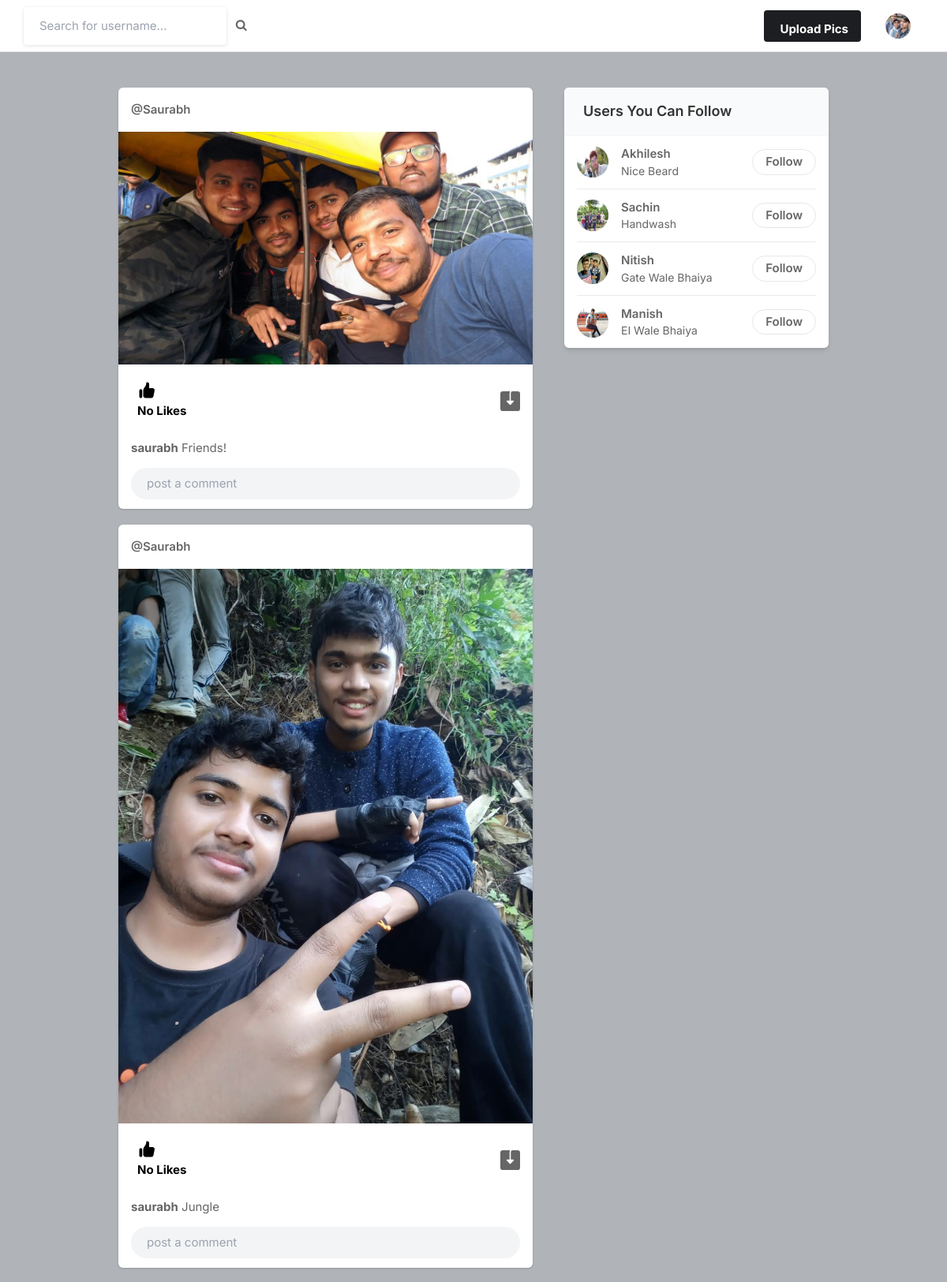
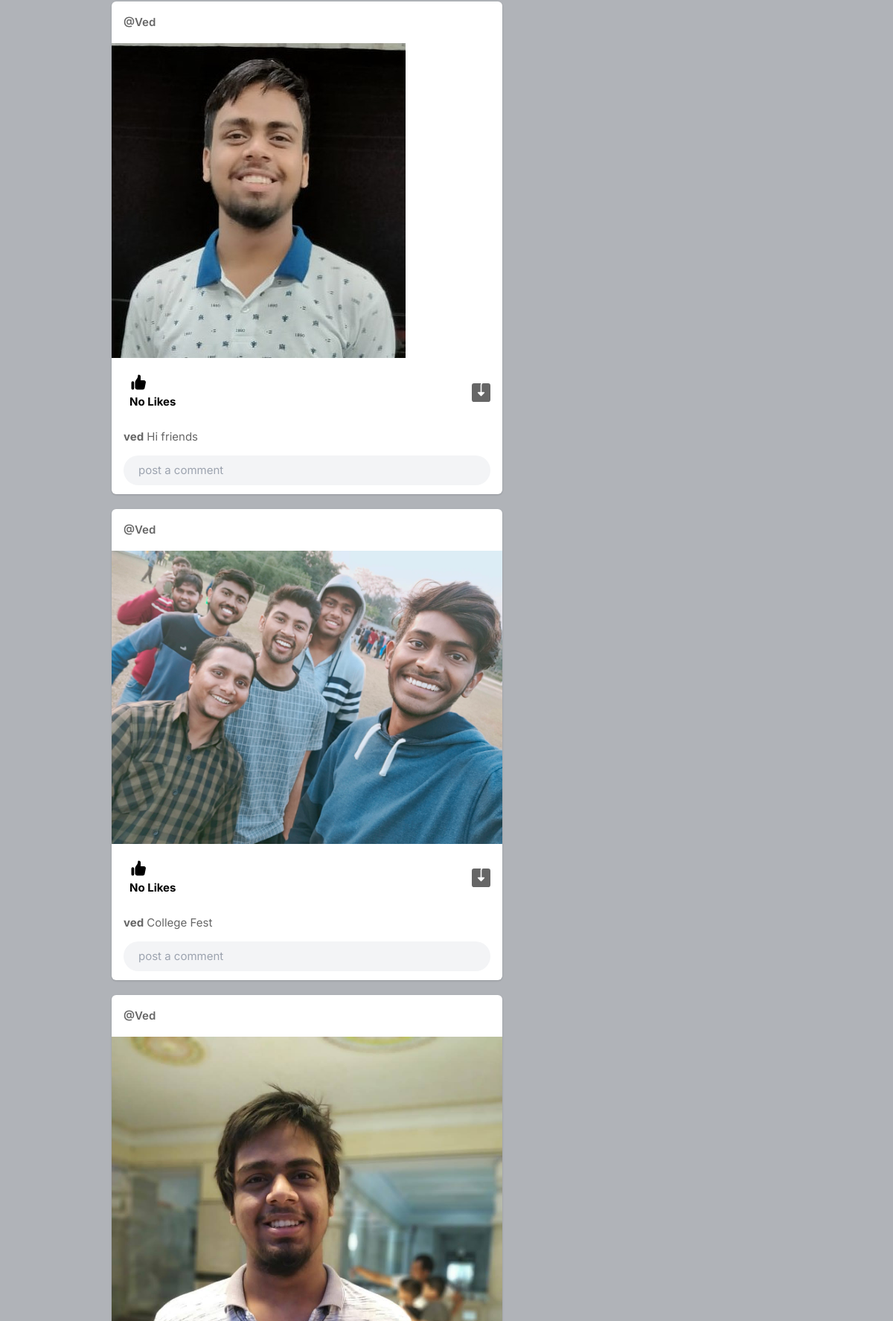
Page / (signed in, upper part) on the committed database (2 pictures, top to bottom).
### core/models.py (models this page shows, shortened)
class Profile(models.Model):
    user = models.ForeignKey(User, on_delete=models.CASCADE)
    id_user = models.IntegerField()
    bio = models.TextField(max_length=200,blank=True)
    profile_img = models.ImageField(upload_to='profile_images', default='blank-profile-picture.png')
    location = models.CharField(max_length=100, blank=True)
    def __str__(self):
        return self.user.username

class Post(models.Model):
    id = models.UUIDField(primary_key=True, default=uuid.uuid4)
    user = models.CharField(max_length=100)
    image = models.ImageField(upload_to="post_images")
    caption = models.TextField()
    created_at = models.DateTimeField(default=datetime.now)
    no_of_likes = models.IntegerField(default=0)

### core/views.py (the view)
# urls.py: path('',views.index,name='index'),
@login_required(login_url='signin')
def index(request):
    user_object = User.objects.get(username=request.user.username)
    user_profile = Profile.objects.get(user=user_object)
    user_following_list = [user_profile]
    feed = []
    user_following = FollowersCount.objects.filter(follower=request.user.username)
    for users in user_following:
        user_following_list.append(users.user)
    for username in user_following_list:
        feed_lists = Post.objects.filter(user=username)
        feed.append(feed_lists)
    feed_list = list(chain(*feed))
    all_users = User.objects.all()
    user_following_all = []
    for user in user_following:
        user_list = User.objects.get(username=user.user)
        user_following_all.append(user_list)
    new_suggestion_list = [x for x in list(all_users) if (x not in list(user_following_all))]
    current_user = User.objects.filter(username=request.user.username)
    final_suggestions_list = [x for x in list(new_suggestion_list) if (x not in list(current_user))]
    random.shuffle(final_suggestions_list)
    username_profile = []
    username_profile_list = []
    for users in final_suggestions_list:
        username_profile.append(users.id)
    for ids in username_profile:
        profile_lists = Profile.objects.filter(id_user=ids)
        username_profile_list.append(profile_lists)
    suggestions_username_profile_list = list(chain(*username_profile_list))[:4]
    return render(request, 'index.html', {'user_profile': user_profile, 'posts':feed_list, 'suggestions_username_profile_list': suggestions_username_profile_list})

### templates/index.html (shortened to what this page needs)
{% load static %}
<!DOCTYPE html>
<html lang="en">
<head>
    <link rel="stylesheet" href="{% static 'assets/css/icons.css' %}">
    <link rel="stylesheet" href="{% static 'assets/css/uikit.css' %}">
    <link rel="stylesheet" href="{% static 'assets/css/style.css' %}">
    <link rel="stylesheet" href="{% static 'assets/css/tailwind.css' %}">
    <link rel="stylesheet" href="https://cdnjs.cloudflare.com/ajax/libs/font-awesome/4.7.0/css/font-awesome.min.css">
</head>
<body>
            <header>
                <div class="header_inner">
                    <form action="/search" method="POST">
                    <div class="left-side">
                            <input type="text" name="username" placeholder="Search for username...">&nbsp; &nbsp;
                            <button type="submit"><i class="fa fa-search fa-1x"></i></button>
                    </div>
                    </form>
                    <div class="right-side lg:pr-4">
                        <a href="#"
                            class="bg-pink-500 flex font-bold hidden hover:bg-pink-600 hover:text-white inline-block items-center lg:block max-h-10 mr-4 px-4 py-2 rounded shado text-white">
                             Upload Pics
                        </a>
                        <a href="#">
                            <img src="{{user_profile.profile_img.url}}" class="header-avatar" alt="">
                        </a>
                    </div>
                </div>
            </header>
            <div class="container m-auto">
                <div class="lg:flex justify-center lg:space-x-10 lg:space-y-0 space-y-5">
                    <div class="space-y-5 flex-shrink-0 lg:w-7/12">
                        {% for post in posts reversed %}
                        <div class="bg-white shadow rounded-md  -mx-2 lg:mx-0">
                            <div class="flex justify-between items-center px-4 py-3">
                                <div class="flex flex-1 items-center space-x-4">
                                    <span class="block capitalize font-semibold "><a href="/profile/{{post.user}}"> @{{post.user}} </a></span>
                                </div>
                              <div>
                                <a href="#"> <i class="icon-feather-more-horizontal text-2xl hover:bg-gray-200 rounded-full p-2 transition -mr-1 "></i> </a>
                              </div>
                            </div>
                            <div uk-lightbox>
                                <a href="{{post.image.url}}">
                                    <img src="{{post.image.url}}" alt="">
                                </a>
                            </div>
                            <div class="py-3 px-4 space-y-3">
                                <div class="flex space-x-4 lg:font-bold">
                                    <a href="/like-post?post_id={{post.id}}" class="flex items-center space-x-2">
                                        <div class="p-2 rounded-full text-black">
                                            {% if post.no_of_likes == 0 %}
                                            <p>No Likes</p>
                                            {% elif post.no_of_likes == 1 %}
                                            <p>Liked by {{post.no_of_likes}}</p>
                                            {% else %}
                                            <p>Liked by {{post.no_of_likes}}</p>
                                            {% endif %}
                                        </div>
                                    </a>
                                    <a href="{{post.image.url}}" class="flex items-center space-x-2 flex-1 justify-end" download>
                                    </a>
                                </div>
                                <p>
                                    <a href="/profile/{{post.user}}"><strong>{{post.user}}</strong></a> {{post.caption}}
                                </p>
                                <div class="bg-gray-100 bg-gray-100 rounded-full rounded-md relative ">
                                    <input type="text" placeholder="post a comment" class="bg-transparent max-h-10 shadow-none">
                                    <div class="absolute bottom-0 flex h-full items-center right-0 right-3 text-xl space-x-2">
                                        <a href="#"> <i class="uil-image"></i></a>
                                        <a href="#"> <i class="uil-video"></i></a>
                                    </div>
                                </div>
                            </div>
                        </div>
                        {% endfor %}
                    </div>
                    <div class="lg:w-5/12">
                        <div class="bg-white  shadow-md rounded-md overflow-hidden">
                            <div class="bg-gray-50  border-b border-gray-100 flex items-baseline justify-between py-4 px-6 ">
                                <h2 class="font-semibold text-lg">Users You Can Follow</h2>
                            </div>
                            <div class="divide-gray-300 divide-gray-50 divide-opacity-50 divide-y px-4 ">
                                {% for suggestion in suggestions_username_profile_list %}
                                <div class="flex items-center justify-between py-3">
                                    <div class="flex flex-1 items-center space-x-4">
                                        <a href="/profile/{{suggestion.user}}">
                                            <img src="{{suggestion.profile_img.url}}" class="bg-gray-200 rounded-full w-10 h-10">
                                        </a>
                                        <div class="flex flex-col">
                                            <a href="/profile/{{suggestion.user}}">
                                            <span class="block capitalize font-semibold">{{suggestion.user}}</span></a>
                                            <span class="block capitalize text-sm">{{suggestion.bio}}</span>
                                        </div>
                                    </div>
                                    <a href="#" class="border border-gray-200 font-semibold px-4 py-1 rounded-full hover:bg-pink-600 hover:text-white hover:border-pink-600 "> Follow </a>
                                </div>
                                {% endfor %}
                            </div>
                        </div>
                    </div>
                </div>
            </div>
</body>
</html>

### static/assets/css/style.css (style rules this page uses)
body { background-color: #B0B3B8!important; }
button { vertical-align: middle; }
input { height: 48px; line-height: 48px; padding: 0 20px; outline: none; font-size: 15px; color: #808080; max-width: 100%; width: 100%; -webkit-box-sizing: border-box; box-sizing: border-box; display: block; font-weight: 400; opacity: 1; border-radius: 4px; border: none; -webkit-box-shadow: 0 1px 4px 0px rgba(0, 0, 0, 0.12); box-shadow: 0 1px 4px 0px rgba(0, 0, 0, 0.12); }
input[type="text"], input[type="password"], input[type="email"], input[type="number"] { height: 48px; line-height: 48px; padding: 0 20px; outline: none; font-size: 15px; color: #808080; max-width: 100%; width: 100%; -webkit-box-sizing: border-box; box-sizing: border-box; display: block; font-weight: 400; opacity: 1; border-radius: 4px; border: none; -webkit-box-shadow: 0 1px 4px 0px rgba(0, 0, 0, 0.12); box-shadow: 0 1px 4px 0px rgba(0, 0, 0, 0.12); }
input { -webkit-transition: all 0.1s ease-in-out; transition: all 0.1s ease-in-out; }
::placeholder { color: #808080; opacity: 1; }
button { border: none; margin: 0; padding: 0; width: auto; overflow: visible; background: transparent; color: inherit; font: inherit; line-height: normal; cursor: pointer; }
a { color: #be185d; -webkit-transition: 0.3s; transition: 0.3s; outline: none !important; }
button { outline: none !important; }
img { max-width: 100%; }
body { color: #666; font-size: 15px; line-height: 27px; background-color: #f0f2f5; font-family: "Inter", sans-serif; text-transform: none; }
body p { font-size: 15px; line-height: 27px; }
h1, h2, h3, h4, h5, h6 { font-family: "Inter", sans-serif; text-transform: none; }
input[type="text"], input[type="password"], input[type="email"] { font-family: "Inter", sans-serif; text-transform: none; }
button, body .pac-container { font-family: "Inter", sans-serif; text-transform: none; }
h1, h2, h3, h4, h5, h6 { color: #333; font-weight: 500; margin: 0; padding: 0; }
h2 { font-size: 26px; }
b, strong { font-weight: 700 !important; }
@media (min-width: 1024px) { .container { max-width: 900px !important; padding-top: 45px; } }
header { background-color: #fff; left: 0; right: 0; top: 0; z-index: 99; height: 66px; display: -webkit-box; display: -ms-flexbox; display: flex; -webkit-box-align: center; -ms-flex-align: center; align-items: center; border-bottom: 1px solid #e5e7eb; }
header .header_inner { display: -webkit-box; display: -ms-flexbox; display: flex; -webkit-box-align: center; -ms-flex-align: center; align-items: center; max-width: 1090px; margin: auto; width: 100%; max-width: 100% !important; padding: 0 30px; }
header .header_inner .left-side { display: -webkit-box; display: -ms-flexbox; display: flex; -webkit-box-align: center; -ms-flex-align: center; align-items: center; }
header .header_inner .right-side { display: -webkit-box; display: -ms-flexbox; display: flex; -webkit-box-align: center; -ms-flex-align: center; align-items: center; -webkit-box-pack: end; -ms-flex-pack: end; justify-content: flex-end; margin-left: auto; }
header .header_inner .right-side .header-avatar { width: 32px; height: 32px; border-radius: 100%; margin-left: 15px; }
.shadow-none { -webkit-box-shadow: none !important; box-shadow: none !important; }

### rows in the picture
Profile: profile_img (picture)
Post: user "Saurabh", image (picture), no_of_likes "No Likes", user "saurabh", caption "Friends!"
Post: user "Saurabh", image (picture), no_of_likes "No Likes", user "saurabh", caption "Jungle"
Post: user "Ved", image (placeholder picture), no_of_likes "No Likes", user "ved", caption "Hi friends"
Post: user "Ved", image (picture), no_of_likes "No Likes", user "ved", caption "College Fest"
Post: user "Ved", image (picture)
Profile: profile_img (picture), user "Akhilesh", bio "Nice Beard"
Profile: profile_img (picture), user "Sachin", bio "Handwash"
Profile: profile_img (picture), user "Nitish", bio "Gate Wale Bhaiya"
Profile: profile_img (picture), user "Manish", bio "EI Wale Bhaiya"
